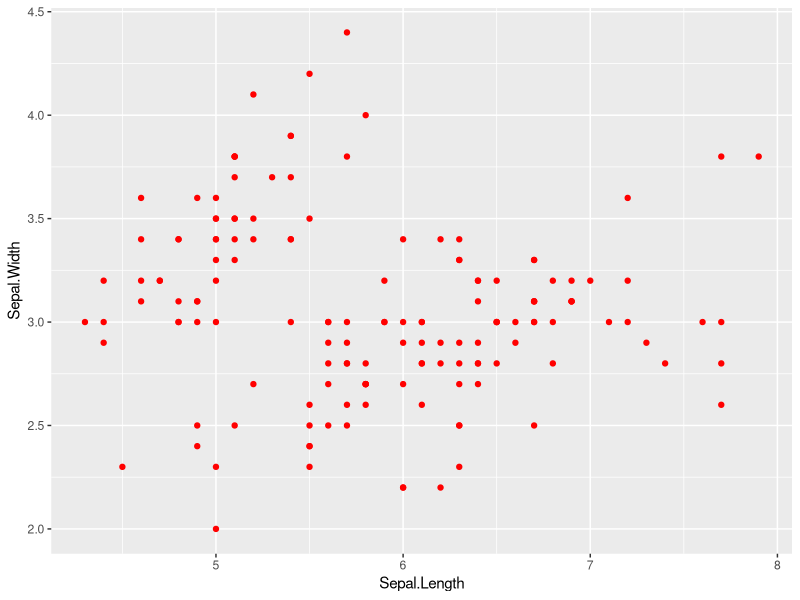

Recreate this plot in R.
library(tidyverse)
ggplot(iris,aes(x=Sepal.Length,y=Sepal.Width))+geom_point(col="red")

#though this is the master make it pull